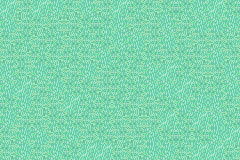

Below is a game level as drawn by its tile map, then a one-line description and the .tmx file that defines it, in full:
An orthogonal 15x10 tile map with 16x16 px tiles, 1 tile layer (Tile Layer 1).

<map version="1.5" tiledversion="1.7.2" orientation="orthogonal" renderorder="right-down" width="15" height="10" tilewidth="16" tileheight="16" infinite="0" nextlayerid="2" nextobjectid="1">
 <tileset firstgid="1" name="01000203" tilewidth="16" tileheight="16" tilecount="1024" columns="32">
  <image source="01000203.png" trans="ffffff" width="512" height="512" />
 </tileset>
 <layer id="1" name="Tile Layer 1" width="15" height="10">
  <properties>
   <property name="Anims1" value="0x5" />
   <property name="ChapterID" value="0x38" />
   <property name="Main" value="" />
   <property name="MapChangesID" value="0xC4" />
   <property name="MapID" value="0xC3" />
   <property name="ObjectType" value="0x1" />
   <property name="PaletteID" value="0x2" />
   <property name="TileConfig" value="0x3" />
  </properties>
  <data>
   <tile gid="99" />
   <tile gid="166" />
   <tile gid="99" />
   <tile gid="164" />
   <tile gid="165" />
   <tile gid="163" />
   <tile gid="166" />
   <tile gid="99" />
   <tile gid="67" />
   <tile gid="165" />
   <tile gid="68" />
   <tile gid="67" />
   <tile gid="163" />
   <tile gid="99" />
   <tile gid="68" />
   <tile gid="132" />
   <tile gid="134" />
   <tile gid="165" />
   <tile gid="133" />
   <tile gid="134" />
   <tile gid="68" />
   <tile gid="67" />
   <tile gid="163" />
   <tile gid="166" />
   <tile gid="134" />
   <tile gid="163" />
   <tile gid="134" />
   <tile gid="132" />
   <tile gid="132" />
   <tile gid="164" />
   <tile gid="165" />
   <tile gid="67" />
   <tile gid="134" />
   <tile gid="100" />
   <tile gid="134" />
   <tile gid="165" />
   <tile gid="100" />
   <tile gid="163" />
   <tile gid="132" />
   <tile gid="166" />
   <tile gid="132" />
   <tile gid="133" />
   <tile gid="166" />
   <tile gid="166" />
   <tile gid="133" />
   <tile gid="166" />
   <tile gid="133" />
   <tile gid="100" />
   <tile gid="165" />
   <tile gid="100" />
   <tile gid="165" />
   <tile gid="132" />
   <tile gid="100" />
   <tile gid="100" />
   <tile gid="68" />
   <tile gid="166" />
   <tile gid="68" />
   <tile gid="165" />
   <tile gid="132" />
   <tile gid="166" />
   <tile gid="163" />
   <tile gid="165" />
   <tile gid="164" />
   <tile gid="100" />
   <tile gid="134" />
   <tile gid="164" />
   <tile gid="134" />
   <tile gid="100" />
   <tile gid="165" />
   <tile gid="132" />
   <tile gid="99" />
   <tile gid="67" />
   <tile gid="165" />
   <tile gid="166" />
   <tile gid="163" />
   <tile gid="132" />
   <tile gid="99" />
   <tile gid="134" />
   <tile gid="164" />
   <tile gid="68" />
   <tile gid="68" />
   <tile gid="166" />
   <tile gid="100" />
   <tile gid="100" />
   <tile gid="132" />
   <tile gid="132" />
   <tile gid="99" />
   <tile gid="67" />
   <tile gid="67" />
   <tile gid="132" />
   <tile gid="67" />
   <tile gid="164" />
   <tile gid="165" />
   <tile gid="133" />
   <tile gid="99" />
   <tile gid="100" />
   <tile gid="67" />
   <tile gid="68" />
   <tile gid="165" />
   <tile gid="133" />
   <tile gid="100" />
   <tile gid="132" />
   <tile gid="164" />
   <tile gid="163" />
   <tile gid="165" />
   <tile gid="164" />
   <tile gid="134" />
   <tile gid="133" />
   <tile gid="68" />
   <tile gid="68" />
   <tile gid="165" />
   <tile gid="67" />
   <tile gid="133" />
   <tile gid="133" />
   <tile gid="134" />
   <tile gid="99" />
   <tile gid="68" />
   <tile gid="99" />
   <tile gid="132" />
   <tile gid="68" />
   <tile gid="165" />
   <tile gid="164" />
   <tile gid="132" />
   <tile gid="134" />
   <tile gid="164" />
   <tile gid="166" />
   <tile gid="68" />
   <tile gid="166" />
   <tile gid="166" />
   <tile gid="132" />
   <tile gid="68" />
   <tile gid="67" />
   <tile gid="68" />
   <tile gid="164" />
   <tile gid="99" />
   <tile gid="165" />
   <tile gid="164" />
   <tile gid="165" />
   <tile gid="164" />
   <tile gid="67" />
   <tile gid="99" />
   <tile gid="99" />
   <tile gid="133" />
   <tile gid="165" />
   <tile gid="164" />
   <tile gid="164" />
   <tile gid="165" />
   <tile gid="99" />
   <tile gid="99" />
   <tile gid="133" />
  </data>
 </layer>
</map>
